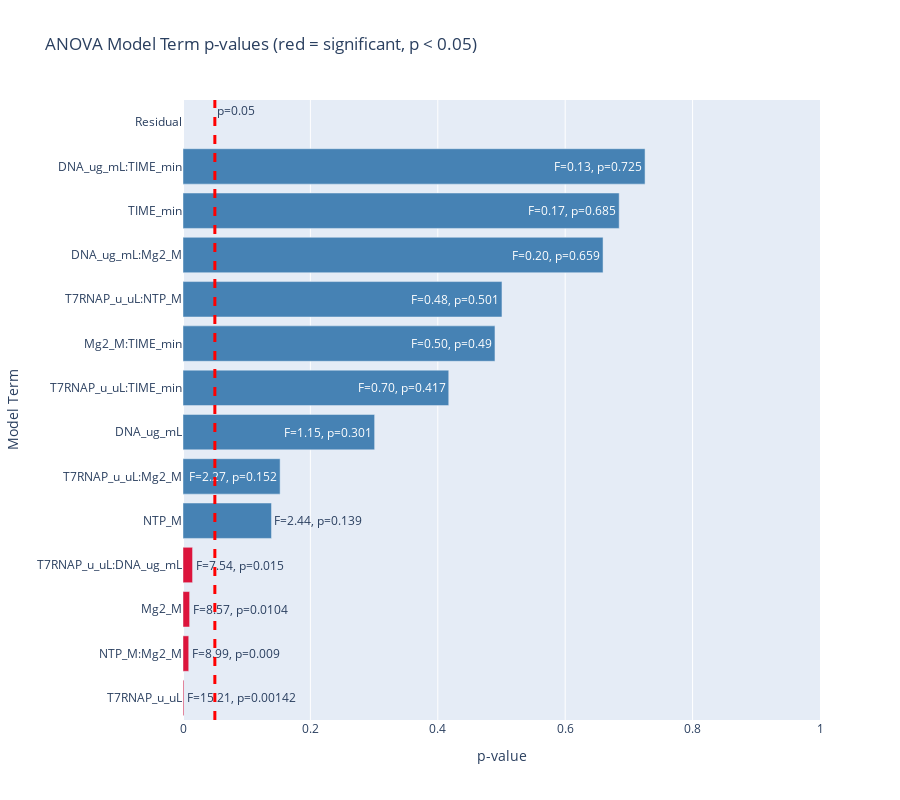

The notebook cell saved with this chart:
### Markdown cell above
### Simplify the Linear Model

### Code cell
# Use descriptive variable names
anova_data = pd.DataFrame(
    data={
        "RNA_Yield": response.values.ravel(),
        "NTP_M": experimental_conditions[X_columns[0]].values.ravel(),
        "T7RNAP_u_uL": experimental_conditions[X_columns[1]].values.ravel(),
        "DNA_ug_mL": experimental_conditions[X_columns[2]].values.ravel(),
        "Mg2_M": experimental_conditions[X_columns[3]].values.ravel(),
        "TIME_min": experimental_conditions[X_columns[4]].values.ravel(),
    }
)

# Build formula with all main effects and all interaction effects (up to 5-way)
formula = "RNA_Yield ~ NTP_M + T7RNAP_u_uL + DNA_ug_mL + Mg2_M + TIME_min + NTP_M * Mg2_M + T7RNAP_u_uL * NTP_M + T7RNAP_u_uL * DNA_ug_mL + T7RNAP_u_uL * Mg2_M + T7RNAP_u_uL * TIME_min + DNA_ug_mL * Mg2_M + DNA_ug_mL * TIME_min + Mg2_M * TIME_min"

lm = ols(formula=formula, data=anova_data).fit()

# Show full model summary
print(lm.summary())

# ANOVA table
anova_results = anova_lm(lm)
print("\nANOVA Table:")
print(anova_results)

# Extract p-values and F-statistics
anova_results = anova_results.reset_index().rename(columns={"index": "Term"})
anova_results["Significant"] = anova_results["PR(>F)"] < 0.05

# Plot p-values for all terms
fig = go.Figure(
    data=[
        go.Bar(
            y=anova_results["Term"],
            x=anova_results["PR(>F)"],
            orientation="h",
            marker_color=[
                "crimson" if sig else "steelblue"
                for sig in anova_results["Significant"]
            ],
            text=[
                f"F={fval:.2f}, p={pval:.3g}"
                for fval, pval in zip(anova_results["F"], anova_results["PR(>F)"])
            ],
            hoverinfo="text",
        )
    ]
)

fig.add_vline(
    x=0.05,
    line_width=3,
    line_dash="dash",
    line_color="red",
    annotation_text="p=0.05",
    annotation_position="top right",
)
fig.update_xaxes(title="p-value", range=[0, 1])
fig.update_yaxes(title="Model Term")
fig.update_layout(
    barmode="stack",
    title_text="ANOVA Model Term p-values (red = significant, p < 0.05)",
    yaxis={"categoryorder": "total ascending"},
    height=800,
)

### Figure 1 — Plotly figure (JSON) as saved in the notebook; plotly's stock layout.template omitted (floating-point values rounded to 4 significant figures)
{"data": [{"hoverinfo": "text", "marker": {"color": ["steelblue", "crimson", "steelblue", "crimson", "steelblue", "crimson", "steelblue", "crimson", "steelblue", "steelblue", "steelblue", "steelblue", "steelblue", "steelblue"]}, "orientation": "h", "text": ["F=2.44, p=0.139", "F=15.21, p=0.00142", "F=1.15, p=0.301", "F=8.57, p=0.0104", "F=0.17, p=0.685", "F=8.99, p=0.009", "F=0.48, p=0.501", "F=7.54, p=0.015", "F=2.27, p=0.152", "F=0.70, p=0.417", "F=0.20, p=0.659", "F=0.13, p=0.725", "F=0.50, p=0.49", "F=nan, p=nan"], "type": "bar", "x": [0.1389, 0.001422, 0.3008, 0.0104, 0.6848, 0.008996, 0.5007, 0.015, 0.1524, 0.4172, 0.6594, 0.7254, 0.4897, NaN], "y": ["NTP_M", "T7RNAP_u_uL", "DNA_ug_mL", "Mg2_M", "TIME_min", "NTP_M:Mg2_M", "T7RNAP_u_uL:NTP_M", "T7RNAP_u_uL:DNA_ug_mL", "T7RNAP_u_uL:Mg2_M", "T7RNAP_u_uL:TIME_min", "DNA_ug_mL:Mg2_M", "DNA_ug_mL:TIME_min", "Mg2_M:TIME_min", "Residual"]}], "layout": {"annotations": [{"showarrow": false, "text": "p=0.05", "x": 0.05, "xanchor": "left", "xref": "x", "y": 1, "yanchor": "top", "yref": "y domain"}], "barmode": "stack", "height": 800, "shapes": [{"line": {"color": "red", "dash": "dash", "width": 3}, "type": "line", "x0": 0.05, "x1": 0.05, "xref": "x", "y0": 0, "y1": 1, "yref": "y domain"}], "title": {"text": "ANOVA Model Term p-values (red = significant, p < 0.05)"}, "xaxis": {"range": [0, 1], "title": {"text": "p-value"}}, "yaxis": {"categoryorder": "total ascending", "title": {"text": "Model Term"}}}}
